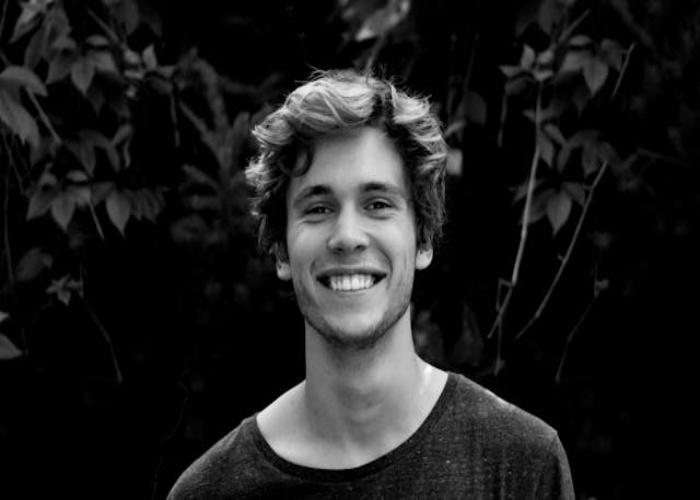
#> input picture Project_9/Photos/img7.jpg, 700 x 500 px, found by its file name
$ python Eyes_Detection.py
#> lines starting #> are read from the running program, lines starting #| are printed output that depends on the picture
import cv2
img=cv2.imread("photos/img7.jpg")
#> img is the input picture: shape (500, 700, 3); min 0, max 254, mean 29.4
gry=cv2.cvtColor(img,cv2.COLOR_BGR2GRAY)

sm=cv2.CascadeClassifier(r"C:\Users\Admin\AppData\Local\Programs\Python\Python311\Lib\site-packages\cv2\data\haarcascade_eye.xml")
fc=cv2.CascadeClassifier(r"C:\Users\Admin\AppData\Local\Programs\Python\Python311\Lib\site-packages\cv2\data\haarcascade_frontalface_default.xml")

f=fc.detectMultiScale(gry,1.3,3)
#> f = [[260, 133, 182, 182]]

for x,y,w,h in f:
    roi_gry=gry[y:y+h,x:x+w]
    roi_img=img[y:y+h,x:x+w]

    s=sm.detectMultiScale(roi_img,1.3,5)

    for xs,ys,ws,hs in s:
        cv2.rectangle(roi_img,(xs,ys),(xs+ws,ys+hs),(0,255,0),2)
#> this loop made 1 pass
#> (x, y, w, h, s) on pass 1: (260, 133, 182, 182, [[93, 51, 43, 43], [34, 53, 48, 48]])
#> pass 1, `roi_gry=gry[y:y+h,x:x+w]`:
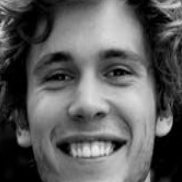
#> roi_gry: shape (182, 182); min 0, max 237, mean 92.7
#> after the loop:
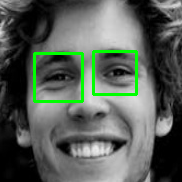
#> roi_img: shape (182, 182, 3); mean B, G, R 88.1, 96.4, 88.1


cv2.imshow("Detection",img)
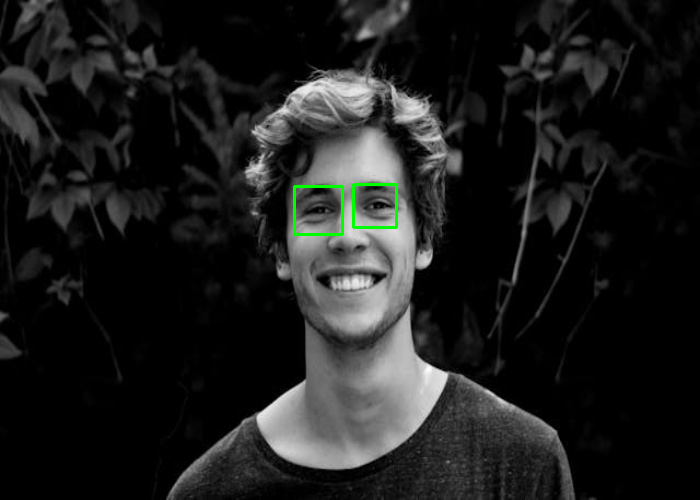
#> window 'Detection': shape (500, 700, 3); mean B, G, R 28.9, 29.7, 28.9
cv2.waitKey(0)
cv2.destroyAllWindows()
